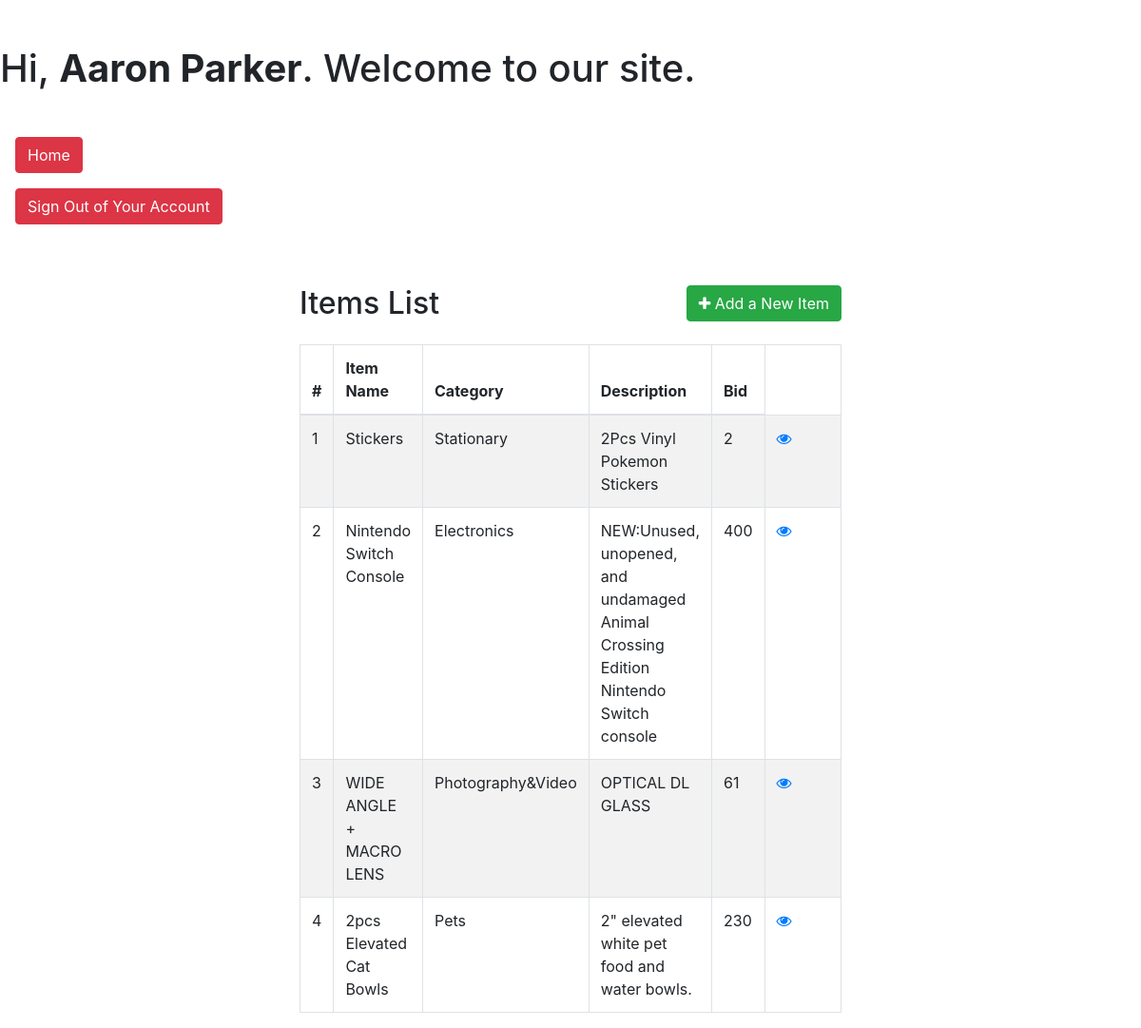
Screenshot of /Code/seller_marketplace.php (signed in) with the database file from the repository.
### tables this page shows
CREATE TABLE `items` (
  `item_ID` int(11) NOT NULL,
  `seller_ID` int(11) NOT NULL,
  `startingBidPrice` int(11) NOT NULL,
  `description` text NOT NULL,
  `startDate` timestamp NOT NULL DEFAULT CURRENT_TIMESTAMP,
  `endDate` timestamp NOT NULL DEFAULT CURRENT_TIMESTAMP,
  `category` varchar(30) NOT NULL,
  `itemTitle` varchar(30) NOT NULL
);

### Code/seller_marketplace.php (the view, shortened to what this page needs)
<!DOCTYPE html>
<html lang="en">
<head>
    <link rel="stylesheet" href="https://stackpath.bootstrapcdn.com/bootstrap/4.5.2/css/bootstrap.min.css">
    <link rel="stylesheet" href="https://maxcdn.bootstrapcdn.com/font-awesome/4.7.0/css/font-awesome.min.css">
</head>
<body>
    <h1 class="my-5">Hi, <b><?php echo htmlspecialchars($_SESSION["username"]); ?></b>. Welcome to our site.</h1>
    <p>
      <a href="welcome.php" class="btn btn-danger ml-3">Home</a>
    </p>
     <p>
     <a href="logout.php" class="btn btn-danger ml-3">Sign Out of Your Account</a>
     </p>
    <div class="wrapper">
        <div class="container-fluid">
            <div class="row">
                <div class="col-md-12">
                    <div class="mt-5 mb-3 clearfix">
                        <h2 class="pull-left">Items List</h2>
                        <a href="items_add.php" class="btn btn-success pull-right"><i class="fa fa-plus"></i> Add a New Item</a>
                    </div>
                    <?php
                    require "config.php";
                    $link = $mysqli;
                    $sql = "SELECT * FROM items";
                    if($result = mysqli_query($link, $sql)){
                        if(mysqli_num_rows($result) > 0){
                            echo '<table class="table table-bordered table-striped">';
                                echo "<thead>";
                                    echo "<tr>";
                                        echo "<th>#</th>";
                                        echo "<th>Item Name</th>";
                                        echo "<th>Category</th>";
                                        echo "<th>Description</th>";
                                        echo "<th>Bid</th>";
                                    echo "</tr>";
                                echo "</thead>";
                                echo "<tbody>";
                                while($row = mysqli_fetch_array($result)){
                                    echo "<tr>";
                                        echo "<td>" . $row['item_ID'] . "</td>";
                                        echo "<td>" . $row['itemTitle'] . "</td>";
                                        echo "<td>" . $row['category'] . "</td>";
                                        echo "<td>" . $row['description'] . "</td>";
                                        echo "<td>" . $row['startingBidPrice'] . "</td>";
                                        echo "<td>";
                                            echo '<a href="read_item.php?item_ID='. $row['item_ID'] .'" class="mr-3" title="View Record" data-toggle="tooltip"><span class="fa fa-eye"></span></a>';
                                            echo "</td>";
                                    echo "</tr>";
                                }
                                echo "</tbody>";
                            echo "</table>";
                        } else{
                            echo '<div class="alert alert-danger"><em>No records were found.</em></div>';
                        }
                    } else{
                        echo "Oops! Something went wrong. Please try again later.";
                    }
                    ?>
                </div>
            </div>
        </div>
    </div>
</body>
</html>

### Code/seller_marketplace.php (style rules this page uses)
.wrapper { width: 600px; margin: 0 auto; }
table tr td:last-child { width: 120px; }

### rows the page displays
items: item_ID "1", itemTitle "Stickers", category "Stationary", description "2Pcs Vinyl Pokemon Stickers", startingBidPrice "2"
items: item_ID "2", itemTitle "Nintendo Switch Console", category "Electronics", description "NEW:Unused, unopened, and undamaged Animal Crossing Edition Nintendo Switch console", startingBidPrice "400"
items: item_ID "3", itemTitle "WIDE ANGLE + MACRO LENS", category "Photography&Video", description "OPTICAL DL GLASS", startingBidPrice "61"
items: item_ID "4", itemTitle "2pcs Elevated Cat Bowls", category "Pets", description "2\" elevated white pet food and water bowls.", startingBidPrice "230"

### other values shown
$_SESSION["username"] "Aaron Parker"
